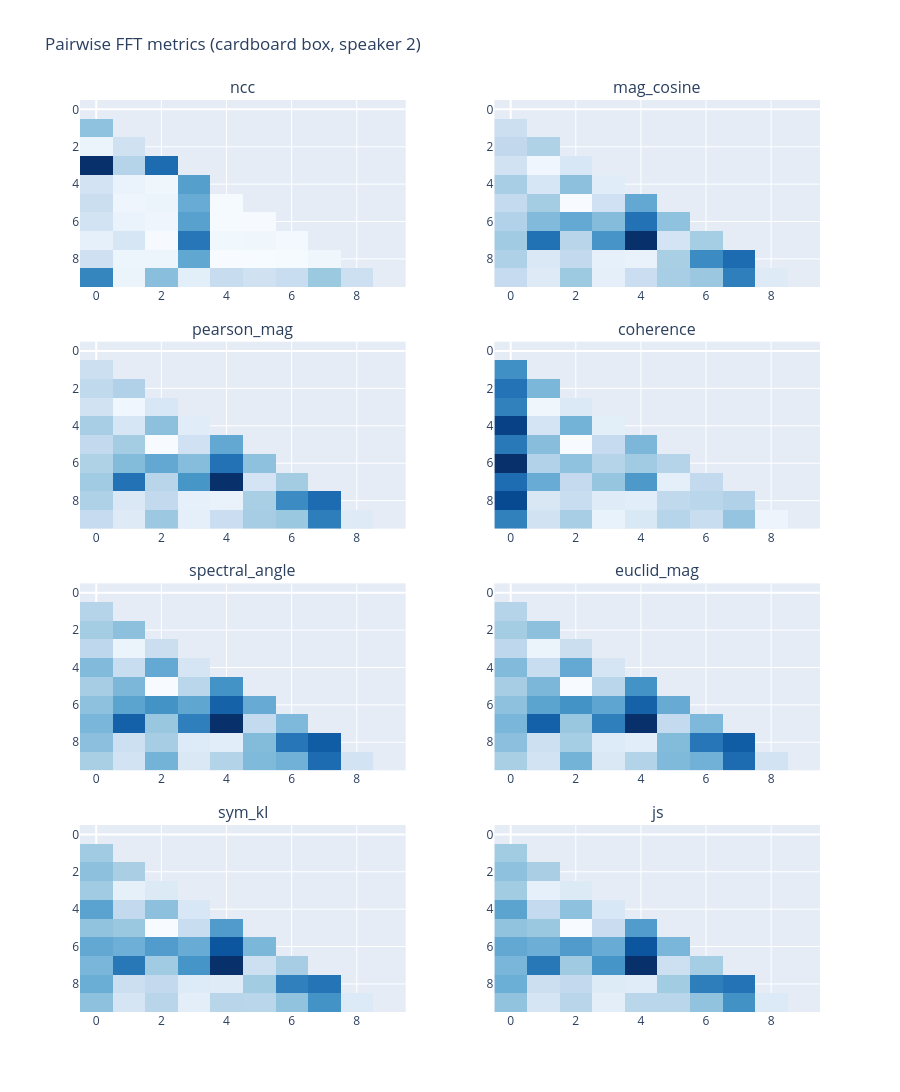

The notebook cell this image was saved under:
### Markdown cell above
## Heatmaps: one matrix per metric

Same layout as notebook 34. Lets you see *where* each metric thinks positions are confusable, and
whether the different metrics agree on the hard pairs.

### Code cell
import plotly.graph_objects as go
from plotly.subplots import make_subplots

sample_ids = list(df['sample_id'])
n = len(sample_ids)
idx = {sid: i for i, sid in enumerate(sample_ids)}
tick = [f'{sid}<br>x={coms[sid][0]:.0f}<br>y={coms[sid][1]:.0f}' for sid in sample_ids]

def metric_matrix(name):
    M = np.full((n, n), np.nan)
    for r in pair_df.itertuples():
        i, j = idx[r.sample_id1], idx[r.sample_id2]
        v = getattr(r, name)
        M[i, j] = M[j, i] = v
    M[np.triu(np.ones((n, n), bool), k=1)] = np.nan  # keep lower triangle
    return M

names = list(METRICS)
ncols = 2
nrows = int(np.ceil(len(names) / ncols))
fig = make_subplots(rows=nrows, cols=ncols, subplot_titles=names,
                    horizontal_spacing=0.12, vertical_spacing=0.06)
for k, name in enumerate(names):
    r, c = k // ncols + 1, k % ncols + 1
    M = metric_matrix(name)
    rev = METRICS[name][0] == 'sim'  # similarities: reverse so dark = confusable
    fig.add_trace(go.Heatmap(z=M, colorscale='Blues', reversescale=rev,
                             showscale=False, hoverongaps=False), row=r, col=c)
    fig.update_yaxes(autorange='reversed', row=r, col=c)
fig.update_layout(height=320 * nrows, width=900,
                  title=f'Pairwise FFT metrics ({BOX} box, speaker {SPEAKER})')
fig.show()

### Figure 1 — Plotly figure (JSON) as saved in the notebook; plotly's stock layout.template omitted (floating-point values rounded to 4 significant figures)
{"data": [{"colorscale": [[0, "rgb(247,251,255)"], [0.125, "rgb(222,235,247)"], [0.25, "rgb(198,219,239)"], [0.375, "rgb(158,202,225)"], [0.5, "rgb(107,174,214)"], [0.625, "rgb(66,146,198)"], [0.75, "rgb(33,113,181)"], [0.875, "rgb(8,81,156)"], [1, "rgb(8,48,107)"]], "hoverongaps": false, "reversescale": true, "showscale": false, "type": "heatmap", "xaxis": "x", "yaxis": "y", "z": [[NaN, NaN, NaN, NaN, NaN, NaN, NaN, NaN, NaN, NaN], [0.9041, NaN, NaN, NaN, NaN, NaN, NaN, NaN, NaN, NaN], [0.985, 0.9538, NaN, NaN, NaN, NaN, NaN, NaN, NaN, NaN], [0.7689, 0.9297, 0.8212, NaN, NaN, NaN, NaN, NaN, NaN, NaN], [0.9564, 0.9838, 0.9893, 0.8686, NaN, NaN, NaN, NaN, NaN, NaN], [0.9461, 0.9887, 0.9847, 0.8818, 0.9969, NaN, NaN, NaN, NaN, NaN], [0.9557, 0.9838, 0.988, 0.8704, 0.9967, 0.9974, NaN, NaN, NaN, NaN], [0.9791, 0.9609, 0.9978, 0.8319, 0.991, 0.9892, 0.9926, NaN, NaN, NaN], [0.9508, 0.9873, 0.9866, 0.8765, 0.9988, 0.998, 0.997, 0.9894, NaN, NaN], [0.844, 0.9849, 0.9007, 0.9748, 0.9439, 0.9539, 0.9453, 0.9112, 0.9502, NaN]]}, {"colorscale": [[0, "rgb(247,251,255)"], [0.125, "rgb(222,235,247)"], [0.25, "rgb(198,219,239)"], [0.375, "rgb(158,202,225)"], [0.5, "rgb(107,174,214)"], [0.625, "rgb(66,146,198)"], [0.75, "rgb(33,113,181)"], [0.875, "rgb(8,81,156)"], [1, "rgb(8,48,107)"]], "hoverongaps": false, "reversescale": true, "showscale": false, "type": "heatmap", "xaxis": "x2", "yaxis": "y2", "z": [[NaN, NaN, NaN, NaN, NaN, NaN, NaN, NaN, NaN, NaN], [0.9993, NaN, NaN, NaN, NaN, NaN, NaN, NaN, NaN, NaN], [0.9992, 0.9991, NaN, NaN, NaN, NaN, NaN, NaN, NaN, NaN], [0.9993, 0.9996, 0.9994, NaN, NaN, NaN, NaN, NaN, NaN, NaN], [0.9991, 0.9994, 0.9989, 0.9995, NaN, NaN, NaN, NaN, NaN, NaN], [0.9992, 0.999, 0.9996, 0.9993, 0.9988, NaN, NaN, NaN, NaN, NaN], [0.9991, 0.9989, 0.9988, 0.9989, 0.9984, 0.999, NaN, NaN, NaN, NaN], [0.999, 0.9984, 0.9992, 0.9986, 0.998, 0.9993, 0.9991, NaN, NaN, NaN], [0.9991, 0.9994, 0.9992, 0.9995, 0.9995, 0.9991, 0.9986, 0.9984, NaN, NaN], [0.9992, 0.9994, 0.999, 0.9995, 0.9993, 0.9991, 0.999, 0.9985, 0.9994, NaN]]}, {"colorscale": [[0, "rgb(247,251,255)"], [0.125, "rgb(222,235,247)"], [0.25, "rgb(198,219,239)"], [0.375, "rgb(158,202,225)"], [0.5, "rgb(107,174,214)"], [0.625, "rgb(66,146,198)"], [0.75, "rgb(33,113,181)"], [0.875, "rgb(8,81,156)"], [1, "rgb(8,48,107)"]], "hoverongaps": false, "reversescale": true, "showscale": false, "type": "heatmap", "xaxis": "x3", "yaxis": "y3", "z": [[NaN, NaN, NaN, NaN, NaN, NaN, NaN, NaN, NaN, NaN], [0.9991, NaN, NaN, NaN, NaN, NaN, NaN, NaN, NaN, NaN], [0.999, 0.9989, NaN, NaN, NaN, NaN, NaN, NaN, NaN, NaN], [0.9991, 0.9995, 0.9992, NaN, NaN, NaN, NaN, NaN, NaN, NaN], [0.9988, 0.9992, 0.9986, 0.9993, NaN, NaN, NaN, NaN, NaN, NaN], [0.999, 0.9988, 0.9995, 0.9991, 0.9984, NaN, NaN, NaN, NaN, NaN], [0.9989, 0.9986, 0.9984, 0.9986, 0.9979, 0.9987, NaN, NaN, NaN, NaN], [0.9988, 0.9979, 0.9989, 0.9982, 0.9974, 0.9992, 0.9988, NaN, NaN, NaN], [0.9988, 0.9992, 0.999, 0.9994, 0.9994, 0.9988, 0.9982, 0.9979, NaN, NaN], [0.999, 0.9993, 0.9987, 0.9993, 0.9991, 0.9988, 0.9987, 0.998, 0.9993, NaN]]}, {"colorscale": [[0, "rgb(247,251,255)"], [0.125, "rgb(222,235,247)"], [0.25, "rgb(198,219,239)"], [0.375, "rgb(158,202,225)"], [0.5, "rgb(107,174,214)"], [0.625, "rgb(66,146,198)"], [0.75, "rgb(33,113,181)"], [0.875, "rgb(8,81,156)"], [1, "rgb(8,48,107)"]], "hoverongaps": false, "reversescale": true, "showscale": false, "type": "heatmap", "xaxis": "x4", "yaxis": "y4", "z": [[NaN, NaN, NaN, NaN, NaN, NaN, NaN, NaN, NaN, NaN], [0.9551, NaN, NaN, NaN, NaN, NaN, NaN, NaN, NaN, NaN], [0.9536, 0.9574, NaN, NaN, NaN, NaN, NaN, NaN, NaN, NaN], [0.9543, 0.9632, 0.9619, NaN, NaN, NaN, NaN, NaN, NaN, NaN], [0.951, 0.9613, 0.9572, 0.9623, NaN, NaN, NaN, NaN, NaN, NaN], [0.9539, 0.9579, 0.9637, 0.9604, 0.9575, NaN, NaN, NaN, NaN, NaN], [0.9501, 0.9594, 0.9581, 0.9596, 0.9587, 0.9596, NaN, NaN, NaN, NaN], [0.9533, 0.9568, 0.9603, 0.9583, 0.9556, 0.9625, 0.9601, NaN, NaN, NaN], [0.9514, 0.9616, 0.9605, 0.9621, 0.9622, 0.9601, 0.9598, 0.9594, NaN, NaN], [0.9543, 0.9611, 0.959, 0.9627, 0.9617, 0.9597, 0.9605, 0.9583, 0.963, NaN]]}, {"colorscale": [[0, "rgb(247,251,255)"], [0.125, "rgb(222,235,247)"], [0.25, "rgb(198,219,239)"], [0.375, "rgb(158,202,225)"], [0.5, "rgb(107,174,214)"], [0.625, "rgb(66,146,198)"], [0.75, "rgb(33,113,181)"], [0.875, "rgb(8,81,156)"], [1, "rgb(8,48,107)"]], "hoverongaps": false, "reversescale": false, "showscale": false, "type": "heatmap", "xaxis": "x5", "yaxis": "y5", "z": [[NaN, NaN, NaN, NaN, NaN, NaN, NaN, NaN, NaN, NaN], [0.03784, NaN, NaN, NaN, NaN, NaN, NaN, NaN, NaN, NaN], [0.03987, 0.04211, NaN, NaN, NaN, NaN, NaN, NaN, NaN, NaN], [0.03686, 0.02889, 0.03515, NaN, NaN, NaN, NaN, NaN, NaN, NaN], [0.04315, 0.0353, 0.04586, 0.03301, NaN, NaN, NaN, NaN, NaN, NaN], [0.03961, 0.04359, 0.02671, 0.03733, 0.04956, NaN, NaN, NaN, NaN, NaN], [0.042, 0.04679, 0.04953, 0.0465, 0.05652, 0.04559, NaN, NaN, NaN, NaN], [0.04384, 0.05657, 0.04099, 0.05234, 0.06351, 0.03615, 0.04343, NaN, NaN, NaN], [0.04225, 0.03457, 0.03965, 0.0315, 0.03074, 0.04291, 0.05351, 0.05722, NaN, NaN], [0.03919, 0.03365, 0.0443, 0.03209, 0.03813, 0.04322, 0.04457, 0.05504, 0.03361, NaN]]}, {"colorscale": [[0, "rgb(247,251,255)"], [0.125, "rgb(222,235,247)"], [0.25, "rgb(198,219,239)"], [0.375, "rgb(158,202,225)"], [0.5, "rgb(107,174,214)"], [0.625, "rgb(66,146,198)"], [0.75, "rgb(33,113,181)"], [0.875, "rgb(8,81,156)"], [1, "rgb(8,48,107)"]], "hoverongaps": false, "reversescale": false, "showscale": false, "type": "heatmap", "xaxis": "x6", "yaxis": "y6", "z": [[NaN, NaN, NaN, NaN, NaN, NaN, NaN, NaN, NaN, NaN], [0.03784, NaN, NaN, NaN, NaN, NaN, NaN, NaN, NaN, NaN], [0.03987, 0.04211, NaN, NaN, NaN, NaN, NaN, NaN, NaN, NaN], [0.03686, 0.02889, 0.03515, NaN, NaN, NaN, NaN, NaN, NaN, NaN], [0.04315, 0.0353, 0.04586, 0.03301, NaN, NaN, NaN, NaN, NaN, NaN], [0.0396, 0.04359, 0.02671, 0.03733, 0.04956, NaN, NaN, NaN, NaN, NaN], [0.042, 0.04679, 0.04952, 0.0465, 0.05651, 0.04559, NaN, NaN, NaN, NaN], [0.04384, 0.05656, 0.04099, 0.05234, 0.06349, 0.03615, 0.04343, NaN, NaN, NaN], [0.04225, 0.03457, 0.03964, 0.0315, 0.03074, 0.0429, 0.05351, 0.05721, NaN, NaN], [0.03919, 0.03365, 0.0443, 0.03209, 0.03813, 0.04321, 0.04457, 0.05503, 0.03361, NaN]]}, {"colorscale": [[0, "rgb(247,251,255)"], [0.125, "rgb(222,235,247)"], [0.25, "rgb(198,219,239)"], [0.375, "rgb(158,202,225)"], [0.5, "rgb(107,174,214)"], [0.625, "rgb(66,146,198)"], [0.75, "rgb(33,113,181)"], [0.875, "rgb(8,81,156)"], [1, "rgb(8,48,107)"]], "hoverongaps": false, "reversescale": false, "showscale": false, "type": "heatmap", "xaxis": "x7", "yaxis": "y7", "z": [[NaN, NaN, NaN, NaN, NaN, NaN, NaN, NaN, NaN, NaN], [0.003637, NaN, NaN, NaN, NaN, NaN, NaN, NaN, NaN, NaN], [0.003852, 0.003521, NaN, NaN, NaN, NaN, NaN, NaN, NaN, NaN], [0.003636, 0.002495, 0.002681, NaN, NaN, NaN, NaN, NaN, NaN, NaN], [0.004395, 0.0032, 0.003847, 0.002782, NaN, NaN, NaN, NaN, NaN, NaN], [0.003807, 0.003713, 0.002128, 0.003093, 0.004528, NaN, NaN, NaN, NaN, NaN], [0.004298, 0.004164, 0.004509, 0.004228, 0.005645, 0.004027, NaN, NaN, NaN, NaN], [0.004048, 0.00511, 0.003652, 0.004648, 0.006245, 0.003006, 0.003575, NaN, NaN, NaN], [0.004193, 0.003039, 0.003197, 0.002665, 0.002619, 0.003622, 0.004985, 0.005176, NaN, NaN], [0.003829, 0.002839, 0.003327, 0.002546, 0.00334, 0.003321, 0.003797, 0.004686, 0.002691, NaN]]}, {"colorscale": [[0, "rgb(247,251,255)"], [0.125, "rgb(222,235,247)"], [0.25, "rgb(198,219,239)"], [0.375, "rgb(158,202,225)"], [0.5, "rgb(107,174,214)"], [0.625, "rgb(66,146,198)"], [0.75, "rgb(33,113,181)"], [0.875, "rgb(8,81,156)"], [1, "rgb(8,48,107)"]], "hoverongaps": false, "reversescale": false, "showscale": false, "type": "heatmap", "xaxis": "x8", "yaxis": "y8", "z": [[NaN, NaN, NaN, NaN, NaN, NaN, NaN, NaN, NaN, NaN], [0.0008873, NaN, NaN, NaN, NaN, NaN, NaN, NaN, NaN, NaN], [0.0009395, 0.0008599, NaN, NaN, NaN, NaN, NaN, NaN, NaN, NaN], [0.0008864, 0.0006054, 0.0006537, NaN, NaN, NaN, NaN, NaN, NaN, NaN], [0.001072, 0.0007792, 0.0009408, 0.0006787, NaN, NaN, NaN, NaN, NaN, NaN], [0.0009306, 0.0009084, 0.0005183, 0.0007526, 0.001105, NaN, NaN, NaN, NaN, NaN], [0.001051, 0.001023, 0.001109, 0.001035, 0.001385, 0.0009894, NaN, NaN, NaN, NaN], [0.000988, 0.001254, 0.0008955, 0.00114, 0.001532, 0.0007346, 0.000877, NaN, NaN, NaN], [0.001025, 0.000744, 0.0007813, 0.0006485, 0.000636, 0.0008869, 0.001228, 0.001273, NaN, NaN], [0.000932, 0.0006921, 0.0008134, 0.000618, 0.0008114, 0.000812, 0.000932, 0.001151, 0.0006572, NaN]]}], "layout": {"annotations": [{"font": {"size": 16}, "showarrow": false, "text": "ncc", "x": 0.22, "xanchor": "center", "xref": "paper", "y": 1, "yanchor": "bottom", "yref": "paper"}, {"font": {"size": 16}, "showarrow": false, "text": "mag_cosine", "x": 0.78, "xanchor": "center", "xref": "paper", "y": 1, "yanchor": "bottom", "yref": "paper"}, {"font": {"size": 16}, "showarrow": false, "text": "pearson_mag", "x": 0.22, "xanchor": "center", "xref": "paper", "y": 0.735, "yanchor": "bottom", "yref": "paper"}, {"font": {"size": 16}, "showarrow": false, "text": "coherence", "x": 0.78, "xanchor": "center", "xref": "paper", "y": 0.735, "yanchor": "bottom", "yref": "paper"}, {"font": {"size": 16}, "showarrow": false, "text": "spectral_angle", "x": 0.22, "xanchor": "center", "xref": "paper", "y": 0.47, "yanchor": "bottom", "yref": "paper"}, {"font": {"size": 16}, "showarrow": false, "text": "euclid_mag", "x": 0.78, "xanchor": "center", "xref": "paper", "y": 0.47, "yanchor": "bottom", "yref": "paper"}, {"font": {"size": 16}, "showarrow": false, "text": "sym_kl", "x": 0.22, "xanchor": "center", "xref": "paper", "y": 0.205, "yanchor": "bottom", "yref": "paper"}, {"font": {"size": 16}, "showarrow": false, "text": "js", "x": 0.78, "xanchor": "center", "xref": "paper", "y": 0.205, "yanchor": "bottom", "yref": "paper"}], "height": 1280, "title": {"text": "Pairwise FFT metrics (cardboard box, speaker 2)"}, "width": 900, "xaxis": {"anchor": "y", "domain": [0, 0.44]}, "xaxis2": {"anchor": "y2", "domain": [0.56, 1]}, "xaxis3": {"anchor": "y3", "domain": [0, 0.44]}, "xaxis4": {"anchor": "y4", "domain": [0.56, 1]}, "xaxis5": {"anchor": "y5", "domain": [0, 0.44]}, "xaxis6": {"anchor": "y6", "domain": [0.56, 1]}, "xaxis7": {"anchor": "y7", "domain": [0, 0.44]}, "xaxis8": {"anchor": "y8", "domain": [0.56, 1]}, "yaxis": {"anchor": "x", "autorange": "reversed", "domain": [0.795, 1]}, "yaxis2": {"anchor": "x2", "autorange": "reversed", "domain": [0.795, 1]}, "yaxis3": {"anchor": "x3", "autorange": "reversed", "domain": [0.53, 0.735]}, "yaxis4": {"anchor": "x4", "autorange": "reversed", "domain": [0.53, 0.735]}, "yaxis5": {"anchor": "x5", "autorange": "reversed", "domain": [0.265, 0.47]}, "yaxis6": {"anchor": "x6", "autorange": "reversed", "domain": [0.265, 0.47]}, "yaxis7": {"anchor": "x7", "autorange": "reversed", "domain": [0, 0.205]}, "yaxis8": {"anchor": "x8", "autorange": "reversed", "domain": [0, 0.205]}}}
